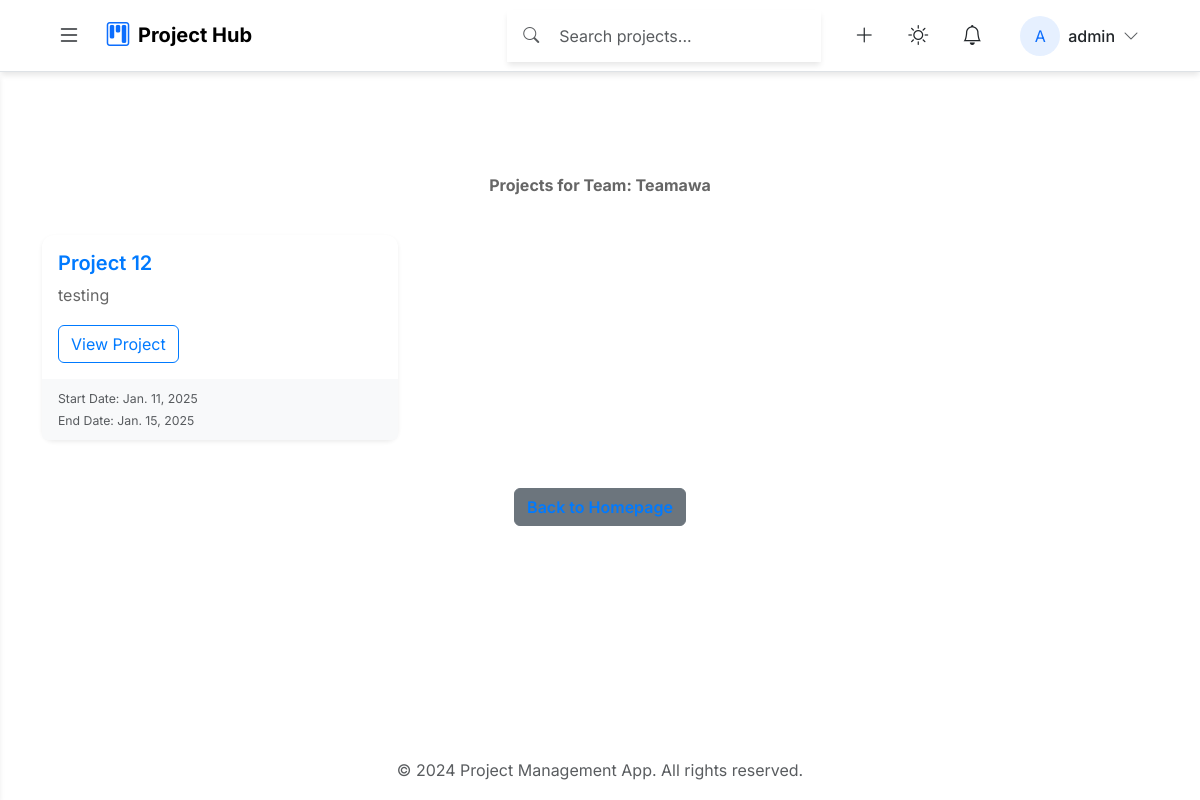
Page /projects/teams/1/projects/ (signed in) on the committed database.
### projects/models.py (models this page shows, shortened)
class User(AbstractUser):
    email = models.EmailField(unique=True)
    groups = models.ManyToManyField(
        Group,
        related_name='custom_user_groups',
        blank=True,
        help_text='The groups this user belongs to.',
        verbose_name='groups',
    )
    user_permissions = models.ManyToManyField(
        Permission,
        related_name='custom_user_permissions',
        blank=True,
        help_text='Specific permissions for this user.',
        verbose_name='user permissions',
    )

class Team(models.Model):
    name = models.CharField(max_length=200)
    description = models.TextField()
    owner = models.ForeignKey(
        User,
        on_delete=models.CASCADE,
        related_name='owned_teams',
        default=get_default_owner,
        null=True,
    )

class Project(models.Model):
    STATUS_CHOICES = [
        ('planned', 'Planned'),
        ('active', 'Active'),
        ('completed', 'Completed'),
        ('on_hold', 'On Hold')
    ]
    name = models.CharField(max_length=200)
    description = models.TextField()
    team = models.ForeignKey(Team, on_delete=models.CASCADE, related_name='projects')
    manager = models.ForeignKey(User, on_delete=models.CASCADE, related_name='managed_projects')
    status = models.CharField(max_length=20, choices=STATUS_CHOICES, default='planned')
    start_date = models.DateField()
    end_date = models.DateField()
    created_at = models.DateTimeField(auto_now_add=True)
    class Meta:
        ordering = ['-created_at']
        constraints = [
            models.UniqueConstraint(fields=['name', 'team'], name='unique_project_name_in_team')
        ]

### projects/views.py (the view)
# urls.py: path('teams/<int:team_id>/projects/', views.team_projects, name='team_projects'),
@login_required
@handle_view_errors
def team_projects(request, team_id):
    team = get_object_or_404(Team, id=team_id)
    if not has_team_permission(request.user, team):
        messages.error(request, MSG_PERMISSION_DENIED)
        return redirect('team_list')
    projects = Project.objects.filter(team=team)
    return render(request, 'projects/team_projects.html', {
        'team': team,
        'projects': projects
    })

### projects/utils/permissions.py (called while the page is built)
def has_team_permission(user, team):
    return TeamMember.objects.filter(user=user, team=team).exists() or user == team.owner

### projects/views.py (called while the page is built)
def base_context(request):
    if request.user.is_authenticated:
        return {
            'unread_notifications': Notification.objects.filter(
                user=request.user,
                read=False
            ).count(),
            'user_teams': Team.objects.filter(
                members__user=request.user
            ).distinct(),
            'team_members_count': TeamMember.objects.filter(
                team__members__user=request.user
            ).distinct().count(),
            'completed_tasks_count': Task.objects.filter(
                assigned_to=request.user,
                status=TASK_STATUS_DONE
            ).count(),
            'tasks_count': Task.objects.filter(
                assigned_to=request.user
            ).count()
        }
    return {}

### projects/templates/projects/team_projects.html (shortened to what this page needs)
{% extends 'base.html' %}
{% load static %}
{% block extra_css %}
<link rel="stylesheet" href="{% static 'css/team_projects.css' %}">
{% endblock %}
{% block content %}
<div class="container">
    <div class="row mb-4">
        <div class="col">
            <h2 class="text-center">Projects for Team: {{ team.name }}</h2>
        </div>
    </div>
    <div class="row">
        {% for project in projects %}
        <div class="col-md-4 mb-4">
            <div class="card shadow-sm">
                <div class="card-body">
                    <h5 class="card-title">{{ project.name }}</h5>
                    <p class="card-text">{{ project.description|truncatewords:20 }}</p>
                    <a href="{% url 'project_detail' project.id %}" class="btn btn-outline-primary">View Project</a>
                </div>
                <div class="card-footer text-muted">
                    <small>Start Date: {{ project.start_date }}</small><br>
                    <small>End Date: {{ project.end_date }}</small>
                </div>
            </div>
        </div>
        {% empty %}
        <div class="col">
            <p class="text-center">No projects available for this team. <a href="{% url 'project_create' %}">Create a new project</a>.</p>
        </div>
        {% endfor %}
    </div>
    <div class="row mt-4">
        <div class="col text-center">
            <a href="{% url 'homepage' %}" class="btn btn-secondary">Back to Homepage</a>
        </div>
    </div>
</div>
{% endblock %}

### projects/templates/base.html (shortened to what this page needs)
<!DOCTYPE html>
<html lang="en" data-theme="light">
<head>
    {% load static %}
    <link href="https://cdn.jsdelivr.net/npm/bootstrap@5.3.0/dist/css/bootstrap.min.css" rel="stylesheet">
    <link href="https://cdn.jsdelivr.net/npm/bootstrap-icons/font/bootstrap-icons.css" rel="stylesheet">
    <link rel="stylesheet" href="{% static 'css/base.css' %}">
    {% block extra_css %}{% endblock %}
</head>
<body class="d-flex flex-column min-vh-100" data-bs-theme="light">
    <header class="navbar glass-nav fixed-top border-bottom">
        <div class="container-fluid px-4">
            <div class="d-flex align-items-center gap-3">
                <button type="button" id="sidebarToggle" class="btn btn-icon rounded-circle p-2 hover-translate"
                aria-label="Toggle Sidebar" aria-expanded="false" aria-controls="sidebar">
                <i class="bi bi-list fs-4"></i>
                </button>
                <a class="navbar-brand d-flex align-items-center gap-2 hover-translate" href="{% url 'homepage' %}">
                    <i class="bi bi-kanban fs-4 text-primary"></i>
                    <span class="fw-bold">Project Hub</span>
                </a>
            </div>
            <div class="d-flex align-items-center gap-4">
                <div class="search-wrapper d-none d-md-flex align-items-center glass-card px-3 py-2 position-relative">
                    <i class="bi bi-search text-muted search-icon"></i>
                    <input type="search"
                        class="form-control border-0 bg-transparent shadow-none ms-2 search-input"
                        placeholder="Search projects..."
                        aria-label="Search projects"
                        data-search-url="{% url 'api_search' %}"
                        autocomplete="off">
                </div>
                <div class="d-flex align-items-center gap-3">
                    <div class="dropdown">
                        <button class="btn btn-icon rounded-circle p-2 hover-translate"
                                data-bs-toggle="dropdown" aria-expanded="false" aria-label="Quick actions">
                            <i class="bi bi-plus-lg fs-5"></i>
                        </button>
                    </div>
                    <button id="themeToggle" class="btn btn-icon rounded-circle p-2 hover-translate"
                            aria-label="Toggle theme">
                        <i class="bi bi-moon fs-5"></i>
                    </button>
                    <div class="dropdown">
                        <button class="btn btn-icon rounded-circle p-2 hover-translate position-relative"
                                data-bs-toggle="dropdown" aria-expanded="false" aria-label="Notifications">
                            <i class="bi bi-bell fs-5"></i>
                        </button>
                    </div>
                    <div class="dropdown">
                        <button class="btn d-flex align-items-center gap-2 hover-translate"
                                data-bs-toggle="dropdown" aria-expanded="false" aria-label="User menu">
                            <div class="user-avatar rounded-circle overflow-hidden" style="width: 40px; height: 40px;">
                                {% if user.profile.avatar %}
                                    <img src="{{ user.profile.avatar.url }}" alt="Profile"
                                         class="w-100 h-100 object-fit-cover">
                                {% else %}
                                    <div class="avatar-placeholder d-flex align-items-center justify-content-center h-100 bg-primary bg-opacity-10 text-primary">
                                        {{ user.username|slice:":1"|upper }}
                                    </div>
                                {% endif %}
                            </div>
                            <span class="d-none d-md-block fw-medium">{{ user.username }}</span>
                            <i class="bi bi-chevron-down text-muted"></i>
                        </button>
                    </div>
                </div>
            </div>
        </div>
    </header>
    <main id="main-content" class="flex-grow-1 pt-5 mt-4" role="main">
        <div class="container-fluid px-4">
            {% block content %}{% endblock %}
        </div>
    </main>
    <footer class="footer mt-auto py-3 glass-footer">
        <div class="container text-center">
            <span class="text-muted">&copy; {% now "Y" %} Project Management App. All rights reserved.</span>
        </div>
    </footer>
</body>
</html>

### static/css/base.css (style rules this page uses)
:root { --primary: #4f46e5; --primary-light: rgba(79, 70, 229, 0.1); --primary-dark: #3c3799; --secondary: #6366f1; --accent: #818cf8; --success: #10b981; --warning: #f59e0b; --danger: #ef4444; --info: #3b82f6; --bg-light: #ffffff; --bg-dark: #0f172a; --text-light: #1e293b; --text-dark: #f8fafc; --text-muted-light: #64748b; --text-muted-dark: #94a3b8; --glass-light: rgba(255, 255, 255, 0.85); --glass-dark: rgba(15, 23, 42, 0.85); --glass-border-light: rgba(255, 255, 255, 0.4); --glass-border-dark: rgba(45, 55, 72, 0.4); --blur: 16px; --shadow-sm: 0 2px 4px rgba(0, 0, 0, 0.05); --shadow: 0 4px 6px -1px rgba(0, 0, 0, 0.1); --shadow-lg: 0 10px 15px -3px rgba(0, 0, 0, 0.1); --shadow-glow: 0 0 15px rgba(79, 70, 229, 0.3); --header-height: 72px; --sidebar-width: 300px; --border-radius: 12px; --border-radius-lg: 16px; --transition-fast: 0.2s ease; --transition-normal: 0.3s ease; --gradient-primary: linear-gradient(135deg, #4f46e5 0%, #6366f1 100%); --gradient-secondary: linear-gradient(135deg, #c084fc 0%, #818cf8 100%); }
body { font-family: 'Inter', sans-serif; color: var(--text-primary); min-height: 100vh; padding-top: var(--header-height); display: flex; flex-direction: column; margin: 0; transition: background var(--transition-normal); line-height: 1.6; }
.glass-nav, .glass-sidebar, .glass-card { background: var(--glass-bg); backdrop-filter: blur(var(--blur)); border: 1px solid var(--glass-border); box-shadow: var(--shadow); transition: all var(--transition-normal); }
.glass-nav { height: var(--header-height); padding: 0 1.5rem; display: flex; align-items: center; justify-content: space-between; z-index: 1040; position: fixed; top: 0; left: 0; right: 0; }

### static/css/team_projects.css (style rules this page uses)
.container { margin-top: 2rem; }
h2 { font-weight: 700; color: #333; margin-bottom: 1rem; }
.card { border: none; border-radius: 0.75rem; box-shadow: 0 4px 8px rgba(0, 0, 0, 0.1); transition: transform 0.3s ease, box-shadow 0.3s ease; }
.card-title { font-size: 1.25rem; font-weight: 600; color: #007aff; }
.card-text { color: #666; margin-bottom: 1rem; }
.card-footer { background-color: #f8f9fa; border-top: none; font-size: 0.875rem; color: #999; }
.btn-outline-primary { border-color: #007aff; color: #007aff; transition: background-color 0.3s ease, color 0.3s ease; }
.btn-secondary { background-color: #6c757d; border-color: #6c757d; transition: background-color 0.3s ease, color 0.3s ease; }
.text-center { color: #666; font-size: 1rem; }
.text-center a { color: #007aff; text-decoration: none; font-weight: 600; }

### rows in the picture
User: username "A", username "admin"
Team: name "Teamawa"
Project: name "Project 12", description "testing", start_date "Jan. 11, 2025", end_date "Jan. 15, 2025"
